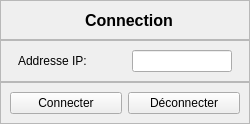
     <widget class="QWidget" name="ConnectionPanel" native="true">
      <property name="minimumSize">
       <size>
        <width>250</width>
        <height>0</height>
       </size>
      </property>
      <property name="maximumSize">
       <size>
        <width>250</width>
        <height>16777215</height>
       </size>
      </property>
      <layout class="QVBoxLayout" name="verticalLayout_11">
       <property name="spacing">
        <number>0</number>
       </property>
       <property name="leftMargin">
        <number>0</number>
       </property>
       <property name="topMargin">
        <number>0</number>
       </property>
       <property name="rightMargin">
        <number>0</number>
       </property>
       <property name="bottomMargin">
        <number>0</number>
       </property>
       <item alignment="Qt::AlignHCenter|Qt::AlignTop">
        <widget class="QFrame" name="Connection_Title">
         <property name="sizePolicy">
          <sizepolicy hsizetype="Maximum" vsizetype="Preferred">
           <horstretch>0</horstretch>
           <verstretch>0</verstretch>
          </sizepolicy>
         </property>
         <property name="minimumSize">
          <size>
           <width>250</width>
           <height>40</height>
          </size>
         </property>
         <property name="maximumSize">
          <size>
           <width>250</width>
           <height>40</height>
          </size>
         </property>
         <property name="frameShape">
          <enum>QFrame::StyledPanel</enum>
         </property>
         <property name="frameShadow">
          <enum>QFrame::Raised</enum>
         </property>
         <layout class="QHBoxLayout" name="horizontalLayout_8">
          <property name="spacing">
           <number>0</number>
          </property>
          <property name="leftMargin">
           <number>0</number>
          </property>
          <property name="topMargin">
           <number>0</number>
          </property>
          <property name="rightMargin">
           <number>0</number>
          </property>
          <property name="bottomMargin">
           <number>0</number>
          </property>
          <item>
           <spacer name="horizontalSpacer_2">
            <property name="orientation">
             <enum>Qt::Horizontal</enum>
            </property>
            <property name="sizeHint" stdset="0">
             <size>
              <width>40</width>
              <height>20</height>
             </size>
            </property>
           </spacer>
          </item>
          <item>
           <widget class="QLabel" name="ConnectionLogo">
            <property name="maximumSize">
             <size>
              <width>20</width>
              <height>20</height>
             </size>
            </property>
            <property name="text">
             <string/>
            </property>
            <property name="pixmap">
             <pixmap resource="ressources.qrc">:/icons/icons/wifi.svg</pixmap>
            </property>
            <property name="scaledContents">
             <bool>true</bool>
            </property>
           </widget>
          </item>
          <item>
           <widget class="QLabel" name="ConnectionTitle">
            <property name="maximumSize">
             <size>
              <width>100</width>
              <height>30</height>
             </size>
            </property>
            <property name="font">
             <font>
              <pointsize>12</pointsize>
              <bold>true</bold>
              <kerning>true</kerning>
             </font>
            </property>
            <property name="text">
             <string>Connection</string>
            </property>
           </widget>
          </item>
          <item>
           <spacer name="horizontalSpacer_3">
            <property name="orientation">
             <enum>Qt::Horizontal</enum>
            </property>
            <property name="sizeHint" stdset="0">
             <size>
              <width>40</width>
              <height>20</height>
             </size>
            </property>
           </spacer>
          </item>
         </layout>
        </widget>
       </item>
       <item>
        <widget class="QFrame" name="frame_10">
         <property name="frameShape">
          <enum>QFrame::StyledPanel</enum>
         </property>
         <property name="frameShadow">
          <enum>QFrame::Raised</enum>
         </property>
         <layout class="QHBoxLayout" name="horizontalLayout_6">
          <item>
           <widget class="QLabel" name="label_2">
            <property name="maximumSize">
             <size>
              <width>100</width>
              <height>16777215</height>
             </size>
            </property>
            <property name="text">
             <string>Addresse IP:</string>
            </property>
           </widget>
          </item>
          <item>
           <widget class="QLineEdit" name="ipEdit">
            <property name="maximumSize">
             <size>
              <width>100</width>
              <height>16777215</height>
             </size>
            </property>
            <property name="styleSheet">
             <string notr="true"/>
            </property>
           </widget>
          </item>
         </layout>
        </widget>
       </item>
       <item>
        <widget class="QFrame" name="frame_11">
         <property name="frameShape">
          <enum>QFrame::StyledPanel</enum>
         </property>
         <property name="frameShadow">
          <enum>QFrame::Raised</enum>
         </property>
         <layout class="QHBoxLayout" name="horizontalLayout_7">
          <item>
           <widget class="QPushButton" name="connectBtn">
            <property name="text">
             <string>Connecter</string>
            </property>
           </widget>
          </item>
          <item>
           <widget class="QPushButton" name="disconnectBtn">
            <property name="text">
             <string>Déconnecter</string>
            </property>
           </widget>
          </item>
         </layout>
        </widget>
       </item>
       <item>
        <widget class="QFrame" name="frame_13">
         <property name="frameShape">
          <enum>QFrame::StyledPanel</enum>
         </property>
         <property name="frameShadow">
          <enum>QFrame::Raised</enum>
         </property>
        </widget>
       </item>
       <item>
        <widget class="QFrame" name="frame_12">
         <property name="frameShape">
          <enum>QFrame::StyledPanel</enum>
         </property>
         <property name="frameShadow">
          <enum>QFrame::Raised</enum>
         </property>
        </widget>
       </item>
      </layout>
     </widget>
